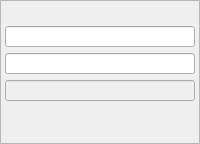
    <widget class="QFrame" name="frame_2">
     <property name="frameShape">
      <enum>QFrame::StyledPanel</enum>
     </property>
     <property name="frameShadow">
      <enum>QFrame::Raised</enum>
     </property>
     <layout class="QGridLayout" name="gridLayout_3">
      <property name="leftMargin">
       <number>4</number>
      </property>
      <property name="topMargin">
       <number>4</number>
      </property>
      <property name="rightMargin">
       <number>4</number>
      </property>
      <property name="bottomMargin">
       <number>4</number>
      </property>
      <item row="5" column="0">
       <widget class="PyDMLineEdit" name="PyDMLineEdit_12">
        <property name="enabled">
         <bool>false</bool>
        </property>
        <property name="sizePolicy">
         <sizepolicy hsizetype="Preferred" vsizetype="Preferred">
          <horstretch>1</horstretch>
          <verstretch>1</verstretch>
         </sizepolicy>
        </property>
        <property name="maximumSize">
         <size>
          <width>16777215</width>
          <height>16777215</height>
         </size>
        </property>
        <property name="font">
         <font>
          <pointsize>8</pointsize>
         </font>
        </property>
        <property name="toolTip">
         <string/>
        </property>
        <property name="channel" stdset="0">
         <string>ca://${DEVICE}:WFENG${ENG}_FRAFTTRG2</string>
        </property>
       </widget>
      </item>
      <item row="3" column="0">
       <widget class="PyDMLineEdit" name="PyDMLineEdit_10">
        <property name="sizePolicy">
         <sizepolicy hsizetype="Preferred" vsizetype="Preferred">
          <horstretch>1</horstretch>
          <verstretch>1</verstretch>
         </sizepolicy>
        </property>
        <property name="maximumSize">
         <size>
          <width>16777215</width>
          <height>16777215</height>
         </size>
        </property>
        <property name="font">
         <font>
          <pointsize>8</pointsize>
         </font>
        </property>
        <property name="toolTip">
         <string/>
        </property>
        <property name="readOnly">
         <bool>false</bool>
        </property>
        <property name="channel" stdset="0">
         <string>ca://${DEVICE}:WFENG${ENG}_STARTADDR2</string>
        </property>
       </widget>
      </item>
      <item row="1" column="0">
       <widget class="PyDMEnumButton" name="PyDMEnumButton_11">
        <property name="sizePolicy">
         <sizepolicy hsizetype="Preferred" vsizetype="Preferred">
          <horstretch>1</horstretch>
          <verstretch>1</verstretch>
         </sizepolicy>
        </property>
        <property name="minimumSize">
         <size>
          <width>0</width>
          <height>0</height>
         </size>
        </property>
        <property name="maximumSize">
         <size>
          <width>16777215</width>
          <height>48</height>
         </size>
        </property>
        <property name="font">
         <font>
          <pointsize>8</pointsize>
         </font>
        </property>
        <property name="toolTip">
         <string/>
        </property>
        <property name="styleSheet">
         <string notr="true">QPushButton{font: 8px;}</string>
        </property>
        <property name="channel" stdset="0">
         <string>ca://${DEVICE}:WFENG${ENG}_MODE2</string>
        </property>
        <property name="orientation" stdset="0">
         <enum>Qt::Horizontal</enum>
        </property>
        <property name="marginTop" stdset="0">
         <number>0</number>
        </property>
        <property name="marginBottom" stdset="0">
         <number>0</number>
        </property>
        <property name="marginLeft" stdset="0">
         <number>0</number>
        </property>
        <property name="marginRight" stdset="0">
         <number>0</number>
        </property>
        <property name="horizontalSpacing" stdset="0">
         <number>0</number>
        </property>
        <property name="verticalSpacing" stdset="0">
         <number>0</number>
        </property>
       </widget>
      </item>
      <item row="6" column="0">
       <widget class="PyDMLabel" name="PyDMLabel_7">
        <property name="sizePolicy">
         <sizepolicy hsizetype="Preferred" vsizetype="Preferred">
          <horstretch>1</horstretch>
          <verstretch>1</verstretch>
         </sizepolicy>
        </property>
        <property name="minimumSize">
         <size>
          <width>0</width>
          <height>0</height>
         </size>
        </property>
        <property name="maximumSize">
         <size>
          <width>16777215</width>
          <height>16777215</height>
         </size>
        </property>
        <property name="font">
         <font>
          <pointsize>8</pointsize>
         </font>
        </property>
        <property name="toolTip">
         <string/>
        </property>
        <property name="styleSheet">
         <string notr="true"/>
        </property>
        <property name="text">
         <string/>
        </property>
        <property name="channel" stdset="0">
         <string>ca://${DEVICE}:WFENG${ENG}_WRADDR2</string>
        </property>
       </widget>
      </item>
      <item row="2" column="0">
       <widget class="PyDMEnumButton" name="PyDMEnumButton_12">
        <property name="sizePolicy">
         <sizepolicy hsizetype="Preferred" vsizetype="Preferred">
          <horstretch>1</horstretch>
          <verstretch>1</verstretch>
         </sizepolicy>
        </property>
        <property name="minimumSize">
         <size>
          <width>0</width>
          <height>0</height>
         </size>
        </property>
        <property name="maximumSize">
         <size>
          <width>16777215</width>
          <height>48</height>
         </size>
        </property>
        <property name="font">
         <font>
          <pointsize>8</pointsize>
         </font>
        </property>
        <property name="toolTip">
         <string/>
        </property>
        <property name="styleSheet">
         <string notr="true">QPushButton{font: 8px;}</string>
        </property>
        <property name="channel" stdset="0">
         <string>ca://${DEVICE}:WFENG${ENG}_MSGDEST2</string>
        </property>
        <property name="orientation" stdset="0">
         <enum>Qt::Horizontal</enum>
        </property>
        <property name="marginTop" stdset="0">
         <number>0</number>
        </property>
        <property name="marginBottom" stdset="0">
         <number>0</number>
        </property>
        <property name="marginLeft" stdset="0">
         <number>0</number>
        </property>
        <property name="marginRight" stdset="0">
         <number>0</number>
        </property>
        <property name="horizontalSpacing" stdset="0">
         <number>0</number>
        </property>
        <property name="verticalSpacing" stdset="0">
         <number>0</number>
        </property>
       </widget>
      </item>
      <item row="4" column="0">
       <widget class="PyDMLineEdit" name="PyDMLineEdit_11">
        <property name="enabled">
         <bool>true</bool>
        </property>
        <property name="sizePolicy">
         <sizepolicy hsizetype="Preferred" vsizetype="Preferred">
          <horstretch>1</horstretch>
          <verstretch>1</verstretch>
         </sizepolicy>
        </property>
        <property name="maximumSize">
         <size>
          <width>16777215</width>
          <height>16777215</height>
         </size>
        </property>
        <property name="font">
         <font>
          <pointsize>8</pointsize>
         </font>
        </property>
        <property name="toolTip">
         <string/>
        </property>
        <property name="readOnly">
         <bool>false</bool>
        </property>
        <property name="channel" stdset="0">
         <string>ca://${DEVICE}:WFENG${ENG}_ENDADDR2</string>
        </property>
       </widget>
      </item>
      <item row="7" column="0">
       <widget class="PyDMLabel" name="PyDMLabel_8">
        <property name="sizePolicy">
         <sizepolicy hsizetype="Preferred" vsizetype="Preferred">
          <horstretch>1</horstretch>
          <verstretch>1</verstretch>
         </sizepolicy>
        </property>
        <property name="maximumSize">
         <size>
          <width>16777215</width>
          <height>16777215</height>
         </size>
        </property>
        <property name="font">
         <font>
          <pointsize>8</pointsize>
         </font>
        </property>
        <property name="toolTip">
         <string/>
        </property>
        <property name="styleSheet">
         <string notr="true"/>
        </property>
        <property name="text">
         <string/>
        </property>
        <property name="channel" stdset="0">
         <string>ca://${DEVICE}:WFENG${ENG}_STATUS2</string>
        </property>
       </widget>
      </item>
      <item row="0" column="0">
       <widget class="PyDMEnumButton" name="PyDMEnumButton_10">
        <property name="sizePolicy">
         <sizepolicy hsizetype="Preferred" vsizetype="Preferred">
          <horstretch>1</horstretch>
          <verstretch>1</verstretch>
         </sizepolicy>
        </property>
        <property name="minimumSize">
         <size>
          <width>0</width>
          <height>0</height>
         </size>
        </property>
        <property name="maximumSize">
         <size>
          <width>16777215</width>
          <height>48</height>
         </size>
        </property>
        <property name="font">
         <font>
          <pointsize>8</pointsize>
         </font>
        </property>
        <property name="toolTip">
         <string/>
        </property>
        <property name="styleSheet">
         <string notr="true">QPushButton{font: 8px;}</string>
        </property>
        <property name="channel" stdset="0">
         <string>ca://${DEVICE}:WFENG${ENG}_ENABLE2</string>
        </property>
        <property name="orientation" stdset="0">
         <enum>Qt::Horizontal</enum>
        </property>
        <property name="marginTop" stdset="0">
         <number>0</number>
        </property>
        <property name="marginBottom" stdset="0">
         <number>0</number>
        </property>
        <property name="marginLeft" stdset="0">
         <number>0</number>
        </property>
        <property name="marginRight" stdset="0">
         <number>0</number>
        </property>
        <property name="horizontalSpacing" stdset="0">
         <number>0</number>
        </property>
        <property name="verticalSpacing" stdset="0">
         <number>0</number>
        </property>
       </widget>
      </item>
     </layout>
    </widget>
